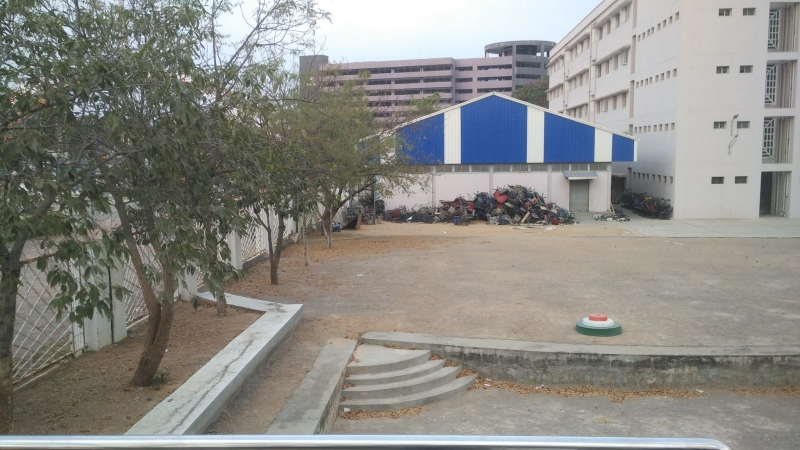
//> input picture Assignment2/I1.jpg, 800 x 450 px
$ ./stichImages   (built with g++ and OpenCV 4)
//> lines starting //> are read from the running program, lines starting //| are printed output that depends on the picture; after the words box and inside, x2 and y2 are one past the last pixel; in counts of white or black regions, pixels touching at a corner belong together
// Program to stich two images with overlapping regions (Use homography matrices from DLT, RANSAC, RANSAC using SIFT points) and display
// Name: Mohit Sharma
// Roll No. : 201505508

#include "opencv2/highgui/highgui.hpp"
#include <iostream>

using namespace cv;
using namespace std;

#define IMAGE1	"I1.jpg"
#define IMAGE2	"I2.jpg"

double H1[] = {-5.07645106e-04,   1.11822860e-03,  -9.94672411e-01};			//From DLT
double H2[] = {3.32904069e-04,  -1.66414422e-03,  -1.03023751e-01};
double H3[] = {2.45570295e-06,   2.27950479e-06,  -2.91764230e-03};

// [11 lines of commented-out code are left out]


Mat A1 = Mat(3, 1, CV_32FC1, H1 );
Mat A2 = Mat(3, 1, CV_32FC1, H2 );
Mat A3 = Mat(3, 1, CV_32FC1, H3 );

double multiply(double d[], double A[], int l)
{
	double sum = 0;
	for(int i = 0; i<l; i++ )
	{
		sum += d[i] * A[i];
	}
	return sum;
}
void stichImages()							//Stich both images
{
	Mat image1 = imread(IMAGE1, CV_LOAD_IMAGE_COLOR);
//> image1 is the input picture: 450 rows x 800 cols, CV_8UC3; mean B, G, R 132.9, 138.3, 139.1
	Mat image2 = imread(IMAGE2, CV_LOAD_IMAGE_COLOR);
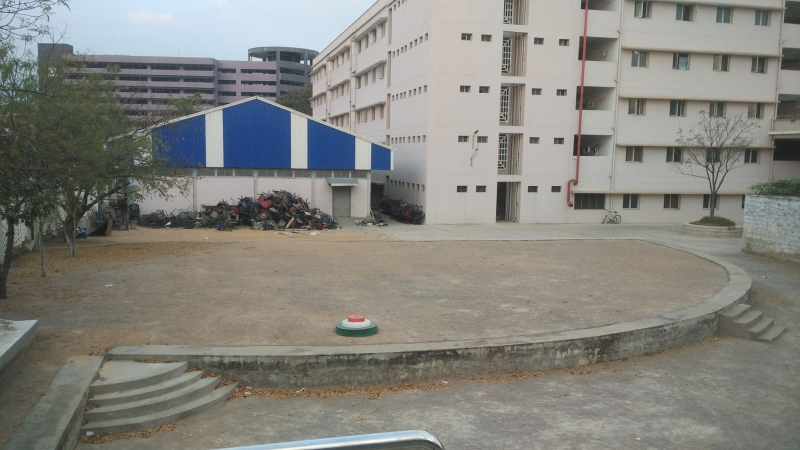
//> input picture Assignment2/I2.jpg, 800 x 450 px
//> image2 is the input picture: 450 rows x 800 cols, CV_8UC3; mean B, G, R 126.3, 132.3, 133
	double pt[3] ={0};
	pt[2] = 1;
	if(!image1.data || !image2.data)
	{
		cout<<"Failed to read the images.\n";
		return;
	}
	Size sz1 = image1.size();
//> sz1 = Size(800, 450)
	Size sz2 = image2.size();
//> sz2 = Size(800, 450)
	Mat result(sz1.height + sz2.height, sz1.width+sz2.width, CV_8UC3);
	vector<int> compression_params;
	compression_params.push_back(CV_IMWRITE_JPEG_QUALITY);
	compression_params.push_back(100);
	for(int i = 0; i<image1.rows; i++)
	{
		for(int j = 0; j<image1.cols; j++)
		{
			result.at<Vec3b>(i, j) = image1.at<Vec3b>(i, j);
		}
	}
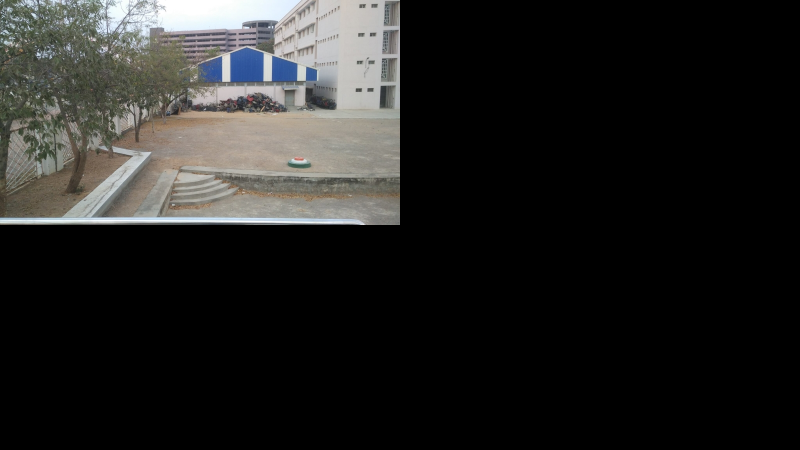
//> result: 900 rows x 1600 cols, CV_8UC3 (shown at 1/2 size); mean B, G, R 33.2, 34.6, 34.8
	for(int i = 0; i<image2.rows; i++)
	{
		for(int j = 0; j<image2.cols; j++)
		{
			pt[0] = j;
			pt[1] = i;
			Mat p = Mat( 3,1,  CV_32FC1, pt);
			double x = multiply(H1,pt,3);
			double y = multiply(H2,pt,3);
			double w = multiply(H3,pt,3);
			if( w == 0)
				w = 1;
			if(x/w>=0 && y/w>=0 && x/w<result.cols && y/w< result.rows)
				result.at<Vec3b>(abs(y/w), abs(x/w)) = image2.at<Vec3b>(i, j);

		}
	}
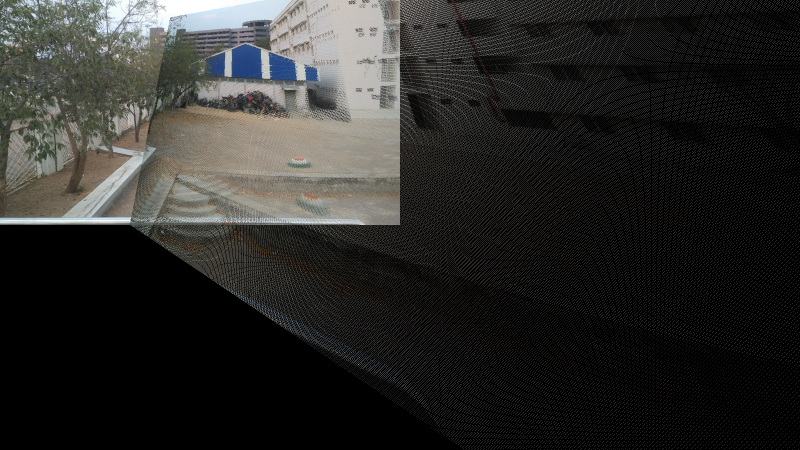
//> result: 900 rows x 1600 cols, CV_8UC3 (shown at 1/2 size); 17.12% of pixels changed, all inside (x1, y1, x2, y2) = (260, 0, 1600, 900)
//> after the loop, pt = [799, 449, 1]; H1 = [-0.000508, 0.00112, -0.995]; H2 = [0.000333, -0.00166, -0.103]; H3 = [2.46e-06, 2.28e-06, -0.00292]
	if(!imwrite( "stiched.jpg", result,  compression_params))
	{
		cout<<"Failed to write the image\n";
	}
	namedWindow( "Stiched Image", WINDOW_AUTOSIZE );// Create a window for display.
	imshow( "Stiched Image", result );
	waitKey(0);
}

int main(int argc, char* argv[])
{
	stichImages();
	return 0;
}
